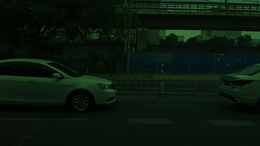
%> input picture test_data/16bit_data/1.png, 260 x 146 px, shrunk from 1920 x 1080 before the run
$ octave antiGA.m   (GNU Octave 9; MATLAB toolbox functions it lacks are replaced by stand-ins)
%> lines starting %> are read from the running program, lines starting %| are printed output that depends on the picture
clc,
clear
load('map_ch1.mat');
load('map_ch2.mat');
load('map_ch3.mat');
idx = (find(~isnan(map_ch1)));
map_ch1 = spline(idx, map_ch1(idx), 1:65536);
idx = (find(~isnan(map_ch2)));
map_ch2 = spline(idx, map_ch2(idx), 1:65536);
idx = (find(~isnan(map_ch3)));
map_ch3 = spline(idx, map_ch3(idx), 1:65536);
r=zeros(1,256);
g=zeros(1,256);
b=zeros(1,256);
for i=1:256
    r(i)=min(find(map_ch1>=i-1))/255;
    g(i)=min(find(map_ch2>=i-1))/255;
    b(i)=min(find(map_ch3>=i-1))/255;
end
r=uint8(r);
g=uint8(g);
b=uint8(b);
save r;
save g;
save b;
%%%%%%%%%%%%%%%%%%%%%%%%%%%5
load('r.mat');
load('g.mat');
load('b.mat');
img = imread('1.png'); % original image
%> img is the input picture: size 146x260x3 uint8; mean R, G, B 10.3, 23.8, 13
[h,w,ch] = size(img);
%> h = 146; w = 260; ch = 3
new_img=zeros(h,w,ch);
new_img=uint8(new_img);
img=uint8(img);
for c=1:ch
    for i = 1:h
        for j = 1:w
            switch c
                case {1}
                    new_img(i,j,1)=r(img(i,j,1)+1);
                case {2}
                    new_img(i,j,2)=g(img(i,j,2)+1);
                case {3}
                    new_img(i,j,3)=b(img(i,j,3)+1);
            end
        end
    end
end
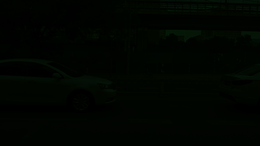
%> new_img: size 146x260x3 uint8; mean R, G, B 0.7, 4.7, 0.3
imshow(new_img)
%%%%%%%%%%%%%%%%%%%%%%%
[h,w,ch] = size(new_img);
raw_img=zeros(h,w,ch);
raw_img(:,:,:)=new_img(:,:,:)*255;
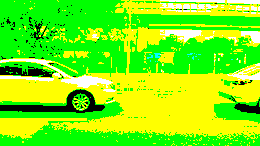
%> raw_img: size 146x260x3 double; mean R, G, B 119.2, 243.4, 14.5
imwrite(raw_img,'raw.ppm')
